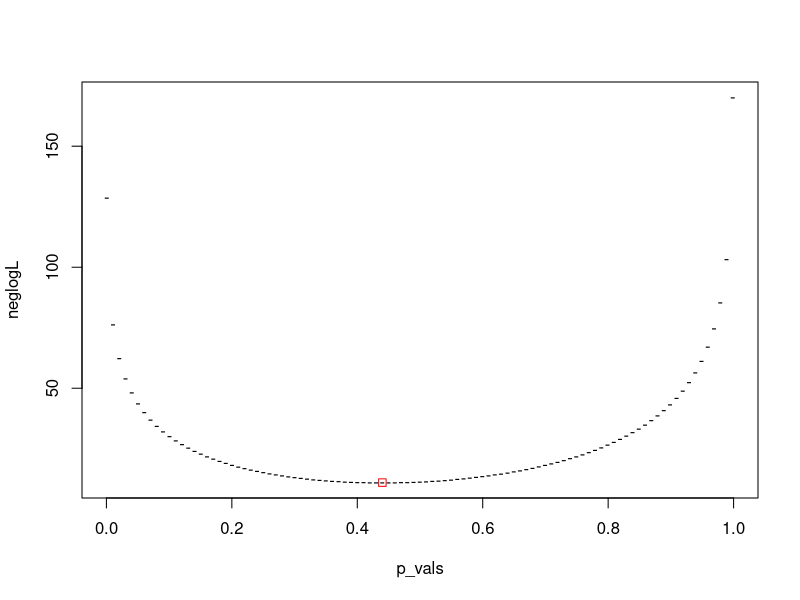

Write R code to recreate this figure.
## ---- chunk 1
neglogLikelihood <- function(p, n, x) {
  # compute density for each data element in x
  logF <- dbinom(x, n, prob = c(p, 1 - p), log = TRUE)
  return(-sum(logF)) # return negative log-likelihood
}

n <- 10 # number of coin tosses
x <- c(3, 2, 4, 5, 2) # number of heads observed

p_init <- 0.5 # initial value of the probability

# run optim to get maximum likelihood estimates
out <- optim(p_init, neglogLikelihood, gr = NULL, n, x, method = "L-BFGS-B",
  lower = 0.001, upper = 1-0.001)

# create a grid of probability values
p_vals <- seq(0.001, 1 - 0.001, length = 101)

# use apply to compute the negative log-likelihood for each probability value
neglogL <- apply(matrix(p_vals), 1, neglogLikelihood, n, x)

# plot negative log-likelihood function and overlay maximum (negative)
# log-likelihood estimate
plot(p_vals, neglogL, pch = "-")
points(out$par, out$value, col = "red", pch = 0)
